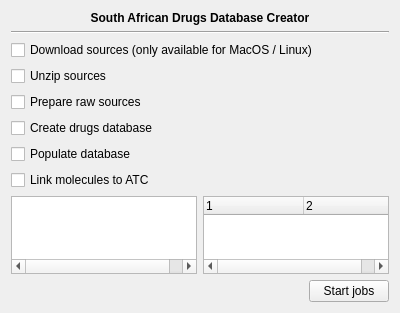
<?xml version="1.0" encoding="UTF-8"?>
<ui version="4.0">
 <class>SouthAfricanDrugsDatabase</class>
 <widget class="QWidget" name="SouthAfricanDrugsDatabase">
  <property name="geometry">
   <rect>
    <x>0</x>
    <y>0</y>
    <width>400</width>
    <height>313</height>
   </rect>
  </property>
  <property name="windowTitle">
   <string>Form</string>
  </property>
  <layout class="QGridLayout" name="gridLayout">
   <item row="0" column="0" colspan="2">
    <widget class="QLabel" name="label">
     <property name="font">
      <font>
       <weight>75</weight>
       <bold>true</bold>
      </font>
     </property>
     <property name="text">
      <string>South African Drugs Database Creator</string>
     </property>
     <property name="alignment">
      <set>Qt::AlignCenter</set>
     </property>
    </widget>
   </item>
   <item row="1" column="0" colspan="2">
    <widget class="Line" name="line">
     <property name="orientation">
      <enum>Qt::Horizontal</enum>
     </property>
    </widget>
   </item>
   <item row="2" column="0" colspan="2">
    <widget class="QCheckBox" name="download">
     <property name="text">
      <string>Download sources (only available for MacOS / Linux)</string>
     </property>
    </widget>
   </item>
   <item row="3" column="0" colspan="2">
    <widget class="QCheckBox" name="unzip">
     <property name="text">
      <string>Unzip sources</string>
     </property>
    </widget>
   </item>
   <item row="4" column="0" colspan="2">
    <widget class="QCheckBox" name="prepare">
     <property name="text">
      <string>Prepare raw sources</string>
     </property>
    </widget>
   </item>
   <item row="5" column="0" colspan="2">
    <widget class="QCheckBox" name="createDb">
     <property name="text">
      <string>Create drugs database</string>
     </property>
    </widget>
   </item>
   <item row="7" column="0" colspan="2">
    <widget class="QCheckBox" name="linkMols">
     <property name="text">
      <string>Link molecules to ATC</string>
     </property>
    </widget>
   </item>
   <item row="8" column="0">
    <widget class="QTreeWidget" name="messages">
     <property name="toolTip">
      <string>MESSAGES</string>
     </property>
     <property name="alternatingRowColors">
      <bool>true</bool>
     </property>
     <property name="columnCount">
      <number>2</number>
     </property>
     <attribute name="headerVisible">
      <bool>false</bool>
     </attribute>
     <column>
      <property name="text">
       <string notr="true">1</string>
      </property>
     </column>
     <column>
      <property name="text">
       <string notr="true">2</string>
      </property>
     </column>
    </widget>
   </item>
   <item row="8" column="1">
    <widget class="QTreeWidget" name="errors">
     <property name="toolTip">
      <string>ERRORS</string>
     </property>
     <property name="alternatingRowColors">
      <bool>true</bool>
     </property>
     <property name="columnCount">
      <number>2</number>
     </property>
     <attribute name="headerVisible">
      <bool>true</bool>
     </attribute>
     <column>
      <property name="text">
       <string notr="true">1</string>
      </property>
     </column>
     <column>
      <property name="text">
       <string notr="true">2</string>
      </property>
     </column>
    </widget>
   </item>
   <item row="9" column="0" colspan="2">
    <layout class="QHBoxLayout" name="horizontalLayout">
     <item>
      <spacer name="horizontalSpacer">
       <property name="orientation">
        <enum>Qt::Horizontal</enum>
       </property>
       <property name="sizeHint" stdset="0">
        <size>
         <width>40</width>
         <height>20</height>
        </size>
       </property>
      </spacer>
     </item>
     <item>
      <widget class="QPushButton" name="startJobs">
       <property name="text">
        <string>Start jobs</string>
       </property>
      </widget>
     </item>
    </layout>
   </item>
   <item row="6" column="0" colspan="2">
    <widget class="QCheckBox" name="populate">
     <property name="text">
      <string>Populate database</string>
     </property>
    </widget>
   </item>
  </layout>
 </widget>
 <resources/>
 <connections/>
</ui>
